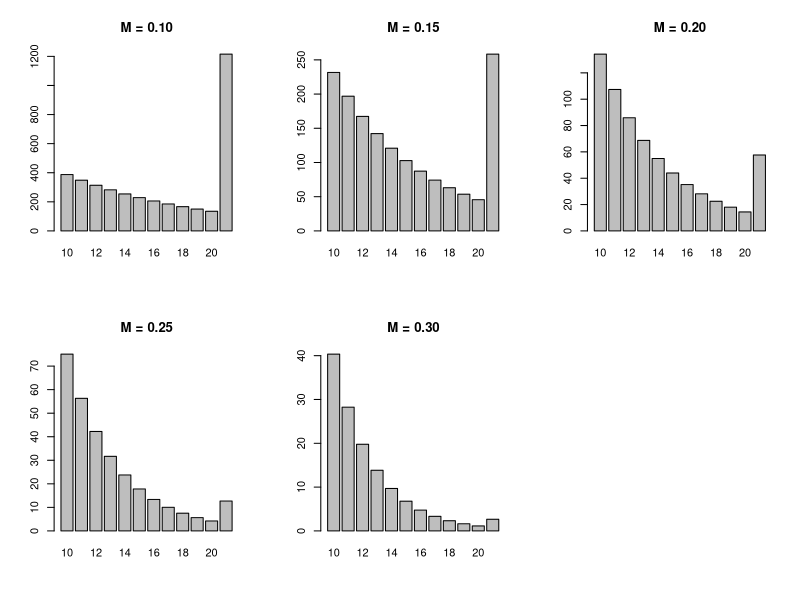

Write R code to recreate this figure.
M <- c(0.1, 0.15, 0.20, 0.25, 0.30)

A <- 100

N <- matrix(NA_real_, A, length(M), dimnames=list(1:A,M))

for(i in 1:length(M))
  N[,i] <- 1000 * (1-M[i])^(0:99)
N[21,] <- colSums(N[21:A,])
N <- N[1:21,]

pdf("sim.pdf", width=14, height=8)

par(mfrow=c(2,3))
labels <- paste0("M = ", format(round(M,2)))
for(i in 1:length(M))
  barplot(N[10:21,i], main=labels[i])

dev.off()
